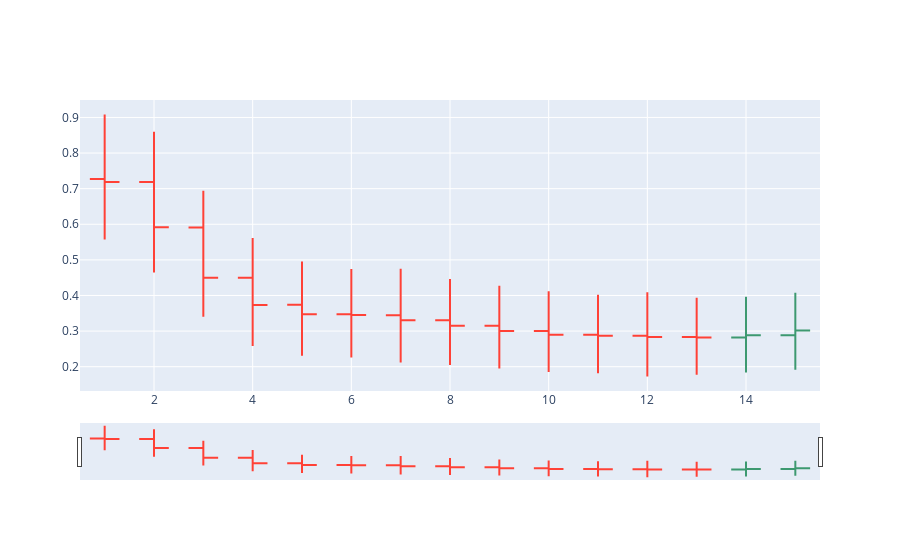

The code cell stored with this chart in its notebook:
### Code cell
import plotly.graph_objects as go
  
# import python pandas package
import pandas as pd
  
# read the stock price dataset
  
# use go.OHLC function and pass the date, open,
# high, low and close price of the function

### Figure 1 — Plotly figure (JSON) as saved in the notebook; plotly's stock layout.template omitted (floating-point values rounded to 4 significant figures)
{"data": [{"close": [0.7189, 0.5916, 0.4501, 0.3736, 0.3476, 0.3449, 0.3306, 0.315, 0.3003, 0.2898, 0.2867, 0.2837, 0.2822, 0.2883, 0.3016], "high": [0.9082, 0.8596, 0.6944, 0.5618, 0.4955, 0.4745, 0.4749, 0.4463, 0.4272, 0.4121, 0.4018, 0.4087, 0.3935, 0.3967, 0.4079], "low": [0.5574, 0.4643, 0.3401, 0.2579, 0.231, 0.2261, 0.2117, 0.2047, 0.1952, 0.1853, 0.1814, 0.1726, 0.1773, 0.1835, 0.1913], "open": [0.7275, 0.7187, 0.5911, 0.4499, 0.3736, 0.3476, 0.3445, 0.3306, 0.315, 0.3005, 0.2898, 0.2866, 0.2837, 0.2821, 0.2882], "type": "ohlc", "x": [1, 2, 3, 4, 5, 6, 7, 8, 9, 10, 11, 12, 13, 14, 15]}], "layout": {}}
